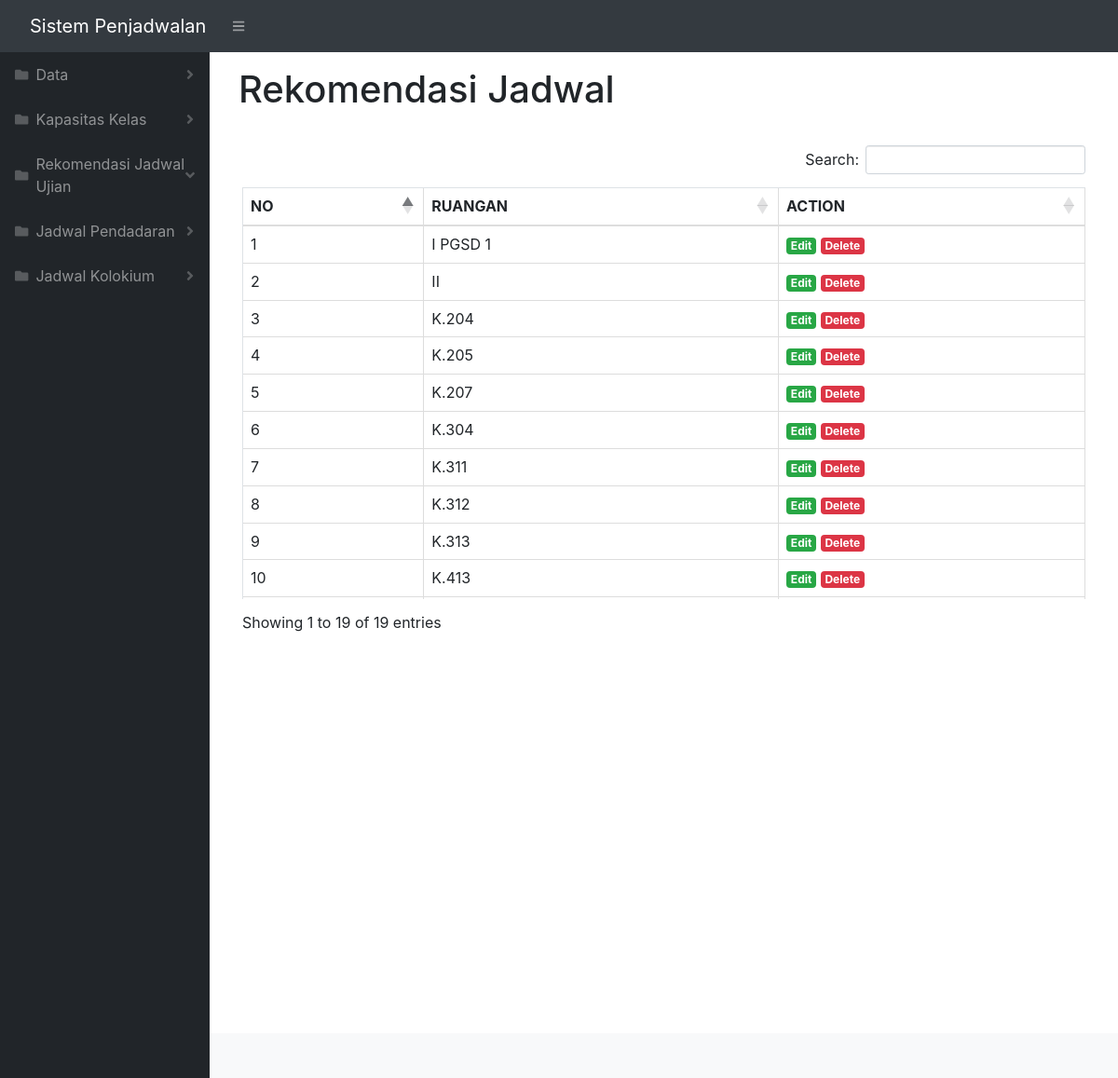
Screenshot of /index.php/rekomendasi/c_ruang with the database file from the repository.
### tables this page shows
CREATE TABLE `ruang` (
  `idRuangan` int(11) NOT NULL,
  `ruangan` varchar(20) NOT NULL
);

### application/controllers/Rekomendasi.php (called while the page is built, shortened)
<?php
class rekomendasi extends CI_Controller
{
    public function __construct()
    {
        $this->load->model('Jadwal_model');
    }
function c_ruang() {
    $data['title'] = 'Rekomendasi Jadwal';
    $this->load->view('templates/header', $data);
    $this->load->view('templates/sidebar', $data);
    $this->load->view('templates/topbar', $data);
    $data['ruangan'] = $this->Jadwal_model->getDataRuangan();
    $this->load->view('rekomendasi/ruang',$data);
    $this->load->view('templates/footer', $data);
}
}

### index.php (called while the page is built, shortened)
<?php
require_once BASEPATH.'core/CodeIgniter.php';

### application/models/Jadwal_model.php (called while the page is built, shortened)
<?php
class Jadwal_model extends CI_Model{
    function getDataRuangan() {
    	$data = $this->db->get("ruang");
    	return $data->result_array();
    }
}

### application/views/rekomendasi/ruang.php (the view, shortened to what this page needs)
<div id="layoutSidenav_content">
    <main>
        <div class="container-fluid">
            <nav class="navbar">
                <h1 class="mt-2"><?= $title ?></h1>
            </nav>
            <div class="card-body">
                <div class="table-responsive">
                    <table class="table table-bordered" id="tabelku" width="100%">
                        <thead>
                            <tr>
                                <th>NO</th>
                                <th>RUANGAN</th>
                                <th>ACTION</th>
                            </tr>
                        </thead>
                        <tbody>
                            <?php $i = 1; ?>
                            <?php foreach ($ruangan as $row) : ?>
                                <tr>
                                    <td><?= $i ?></td>
                                    <td><?php echo $row['ruangan'] ?></td>
                                    <td>
                                        <a href="<?php echo base_url(); ?>home/editMakul/<?= $row['idRuangan']; ?>"
                                         class="badge badge-success ">Edit</a>
                                        <a href="<?php echo base_url(); ?>home/deleteMakul/<?= $row['idRuangan']; ?>"
                                             class="badge badge-danger"
                                             onclick="return confirm('Are you sure you want to delete <?= $row['ruangan']; ?>?');">Delete</a>
                                         </td>
                                     </tr>
                                     <?php $i++; ?>
                                 <?php endforeach; ?>
                             </tbody>
                         </table>
                    </div>
                </div>
            </div>
        </main>

### assets/dateindo/css/ilmudetil.css (style rules this page uses)
a { color: #FFC107;text-decoration: none; }

### rows the page displays
ruang: ruangan "I PGSD 1"
ruang: ruangan "II"
ruang: ruangan "K.204"
ruang: ruangan "K.205"
ruang: ruangan "K.207"
ruang: ruangan "K.304"
ruang: ruangan "K.311"
ruang: ruangan "K.312"
ruang: ruangan "K.313"
ruang: ruangan "K.413"

### other values shown
$title "Rekomendasi Jadwal"
